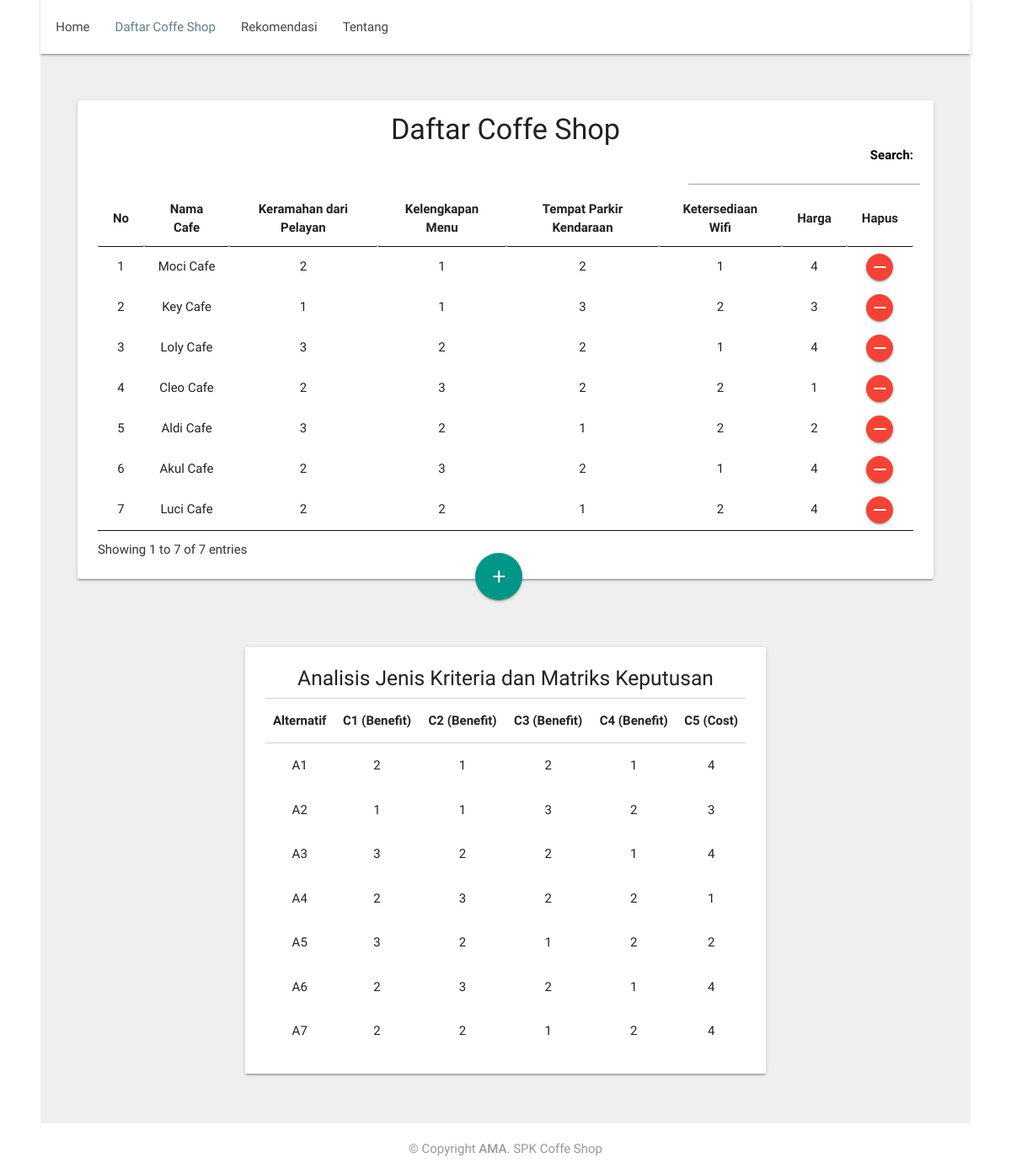
/daftar_cafe.php, run on an earlier commit of the app's database.
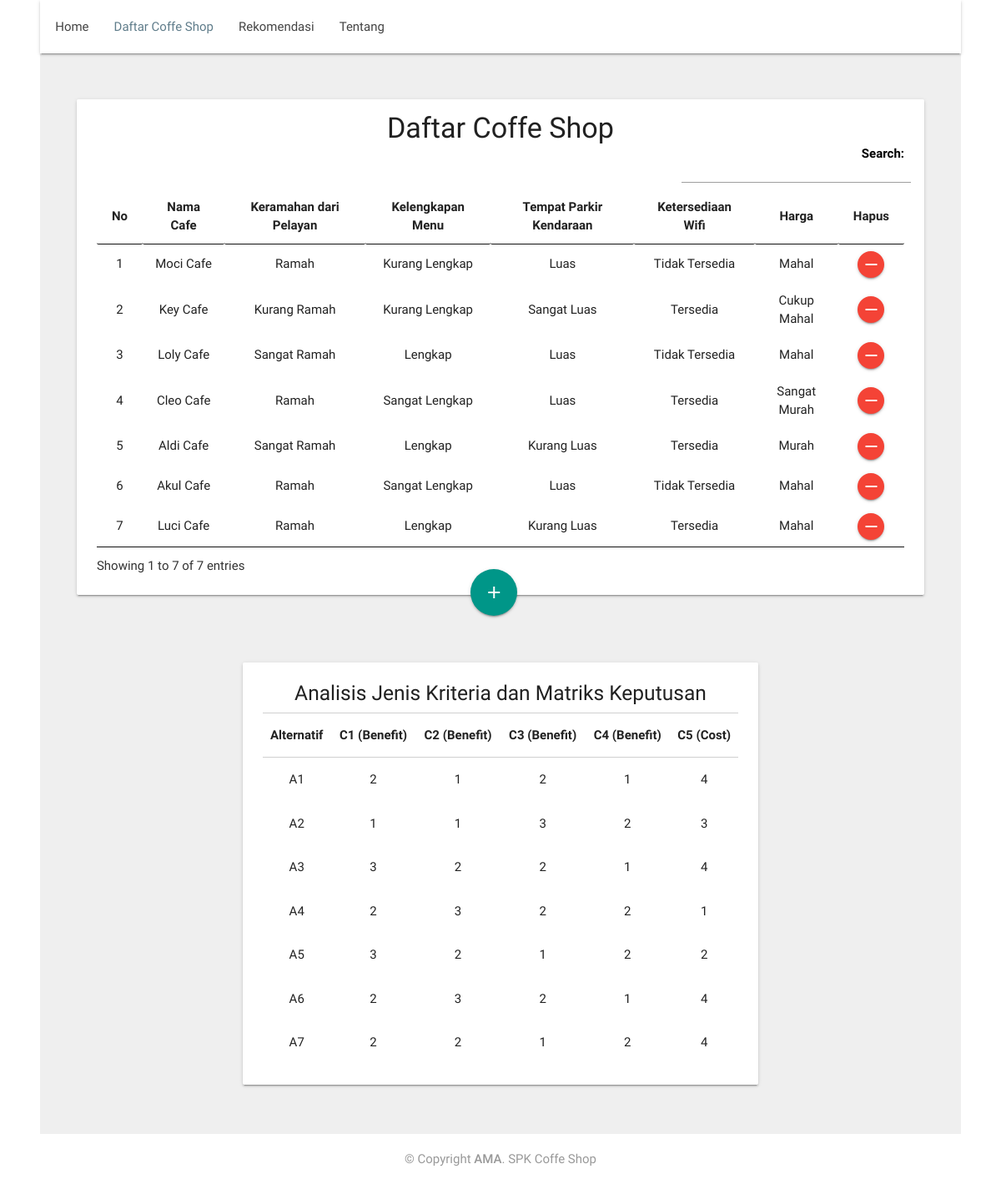
And on a later commit of the database.
### tables this page shows
CREATE TABLE `cafe` (
  `id_cafe` int(11) NOT NULL,
  `nama_cafe` varchar(50) NOT NULL,
  `keramahan_dari_pelayan` varchar(50) NOT NULL,
  `kelengkapan_menu` varchar(50) NOT NULL,
  `tempat_parkir_kendaraan` varchar(50) NOT NULL,
  `ketersediaan_wifi` varchar(50) NOT NULL,
  `harga` varchar(50) NOT NULL,
  `keramahan_angka` int(11) NOT NULL,
  `menu_angka` int(11) NOT NULL,
  `parkir_angka` int(11) NOT NULL,
  `wifi_angka` int(11) NOT NULL,
  `harga_angka` int(11) NOT NULL
);

### daftar_cafe.php (the view, shortened to what this page needs)
<?php
include('koneksi.php');
?>
<!DOCTYPE html>
<html>
<head>
	<link type="text/css" rel="stylesheet" href="assets/css/materialize.css"  media="screen,projection"/>
	<link rel="stylesheet" href="assets/css/table.css">
	<link rel="stylesheet" href="assets/css/style.css">
	<link rel="stylesheet" href="https://cdnjs.cloudflare.com/ajax/libs/font-awesome/4.5.0/css/font-awesome.min.css">
	<link rel="stylesheet" type="text/css" href="assets/dataTable/jquery.dataTables.min.css">
</head>
<body>
	<div class="navbar-fixed">
	<nav>
    	<div class="container">
						<div class="nav-wrapper">
								<ul class="left" style="margin-left: -52px;">
									<li><a href="index.php">Home</a></li>
									<li><a class="active" href="daftar_cafe.php">Daftar Coffe Shop</a></li>
									<li><a href="rekomendasi.php">Rekomendasi</a></li>
									<li><a href="tentang.php">Tentang</a></li>
								</ul>
						</div>
        </div>
		</nav>
		</div>
	<div style="background-color: #efefef">
		<div class="container">
		    <div class="section-card" style="padding: 40px 0px 20px 0px;">
				<ul>
				    <li>
						<div class="row">
						<div class="card">
								<div class="card-content">
									<center><h4 style="margin-bottom: 0px; margin-top: -8px;">Daftar Coffe Shop</h4></center>
									<table id="table_id" class="hover dataTablesCustom" style="width:100%">
											<thead style="border-top: 1px solid #d0d0d0;">
												<tr>
													<th><center>No </center></th>
													<th><center>Nama Cafe</center></th>
													<th><center>Keramahan dari Pelayan</center></th>
													<th><center>Kelengkapan Menu</center></th>
													<th><center>Tempat Parkir Kendaraan</center></th>
													<th><center>Ketersediaan Wifi</center></th>
													<th><center>Harga</center></th>
													<th><center>Hapus</center></th>
												</tr>
											</thead>
											<tbody>
												<?php
												$query=mysqli_query($selectdb,"SELECT * FROM cafe");
												$no=1;
												while ($data=mysqli_fetch_array($query)) {
												?>
												<tr>
													<td><center><?php echo $no; ?></center></td>
													<td><center><?php echo $data['nama_cafe'] ?></center></td>
													<td><center><?php echo $data['keramahan_dari_pelayan'] ?></center></td>
													<td><center><?php echo $data['kelengkapan_menu'] ?></center></td>
													<td><center><?php echo $data['tempat_parkir_kendaraan'] ?></center></td>
													<td><center><?php echo $data['ketersediaan_wifi'] ?></center></td>
													<td><center><?php echo $data['harga'] ?></center></td>
													<td>
														<center>
															<form method="POST">
																<button type="submit" name="hapus_cafe" style="height: 32px; width: 32px;" class="btn-floating btn-small waves-effect waves-light red"><i style="line-height: 32px;" class="material-icons">remove</i></button>
															</form>
														</center>
													</td>
												</tr>
												<?php
														$no++;}
												?>
											</tbody>
									</table>
									</div>
							</div>
							<a href="#tambah" class="btn-floating btn-large waves-effect waves-light teal btn-float-custom"><i class="material-icons">add</i></a>
						</div>
				    </li>
				</ul>
	    	</div>
		</div>
	</div>
	<div style="background-color: #efefef">
		<div class="container">
		    <div class="section-card" style="padding: 1px 20% 24px 20%;">
				<ul>
				    <li>
						<div class="row">
							<div class="card">
								<div class="card-content" style="padding-top: 10px;">
									<center><h5 style="margin-bottom: 10px;">Analisis Jenis Kriteria dan Matriks Keputusan</h5></center>
									<table class="responsive-table">
											<thead style="border-top: 1px solid #d0d0d0;">
												<tr>
													<th><center>Alternatif</center></th>
													<th><center>C1 (Benefit)</center></th>
													<th><center>C2 (Benefit)</center></th>
													<th><center>C3 (Benefit)</center></th>
													<th><center>C4 (Benefit)</center></th>
													<th><center>C5 (Cost)</center></th>
												</tr>
											</thead>
											<tbody>
												<?php
												$query=mysqli_query($selectdb,"SELECT * FROM cafe");
												$no=1;
												while ($data=mysqli_fetch_array($query)) {
												?>
												<tr>
													<td><center><?php echo "A",$no ?></center></td>
													<td><center><?php echo $data['keramahan_angka'] ?></center></td>
													<td><center><?php echo $data['menu_angka'] ?></center></td>
													<td><center><?php echo $data['parkir_angka'] ?></center></td>
													<td><center><?php echo $data['wifi_angka'] ?></center></td>
													<td><center><?php echo $data['harga_angka'] ?></center></td>
												</tr>
												<?php
														$no++;}
												?>
											</tbody>
									</table>
									</div>
							</div>
						</div>
				    </li>
				</ul>
	    	</div>
		</div>
	</div>
	<div class="footer-copyright" style="padding: 0px 0px; background-color: white">
      <div class="container">
        <p align="center" style="color: #999">&copy; Copyright <strong><span>AMA</span></strong>. SPK Coffe Shop</p>
      </div>
    </div>
</body>
</html>

### assets/css/style.css (style rules this page uses)
nav ul a, nav .brand-logo { color: #444; }
p { line-height: 2rem; }
.section-card { padding-top: 6rem; padding-bottom: 6rem; }
.btn-float-custom { margin-top: -46px; margin-right: 48%; float: right; }

What changed in the data, as far as the page shows it:
changed cafe "Moci Cafe": keramahan_dari_pelayan "2" → "Ramah"; kelengkapan_menu "1" → "Kurang Lengkap"; tempat_parkir_kendaraan "2" → "Luas"; ketersediaan_wifi "1" → "Tidak Tersedia"; harga "4" → "Mahal"
changed cafe "Key Cafe": keramahan_dari_pelayan "1" → "Kurang Ramah"; kelengkapan_menu "1" → "Kurang Lengkap"; tempat_parkir_kendaraan "3" → "Sangat Luas"; ketersediaan_wifi "2" → "Tersedia"; harga "3" → "Cukup Mahal"
changed cafe "Loly Cafe": keramahan_dari_pelayan "3" → "Sangat Ramah"; kelengkapan_menu "2" → "Lengkap"; tempat_parkir_kendaraan "2" → "Luas"; ketersediaan_wifi "1" → "Tidak Tersedia"; harga "4" → "Mahal"
changed cafe "Cleo Cafe": keramahan_dari_pelayan "2" → "Ramah"; kelengkapan_menu "3" → "Sangat Lengkap"; tempat_parkir_kendaraan "2" → "Luas"; ketersediaan_wifi "2" → "Tersedia"; harga "1" → "Sangat Murah"
changed cafe "Aldi Cafe": keramahan_dari_pelayan "3" → "Sangat Ramah"; kelengkapan_menu "2" → "Lengkap"; tempat_parkir_kendaraan "1" → "Kurang Luas"; ketersediaan_wifi "2" → "Tersedia"; harga "2" → "Murah"
changed cafe "Akul Cafe": keramahan_dari_pelayan "2" → "Ramah"; kelengkapan_menu "3" → "Sangat Lengkap"; tempat_parkir_kendaraan "2" → "Luas"; ketersediaan_wifi "1" → "Tidak Tersedia"; harga "4" → "Mahal"
changed cafe "Luci Cafe": keramahan_dari_pelayan "2" → "Ramah"; kelengkapan_menu "2" → "Lengkap"; tempat_parkir_kendaraan "1" → "Kurang Luas"; ketersediaan_wifi "2" → "Tersedia"; harga "4" → "Mahal"
